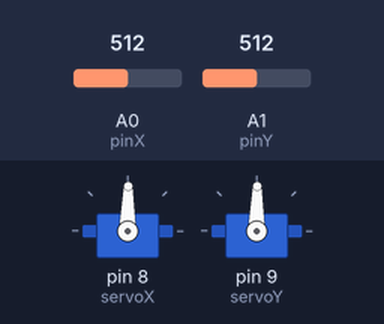
Bench run of a sketch on a simulated Arduino Uno, built with avr-gcc and run on an emulated ATmega328P. Parts: 2 × servo. The test bench sets the inputs (shaded band); at power-on: A0 (pinX) = 512, A1 (pinY) = 512.

Above: at 1.2 s.
1.3 s: A0 (pinX) set to 716
At 2.5 s:
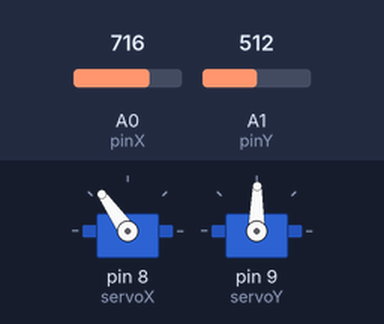
2.8 s: A1 (pinY) set to 716
At 3.1 s:
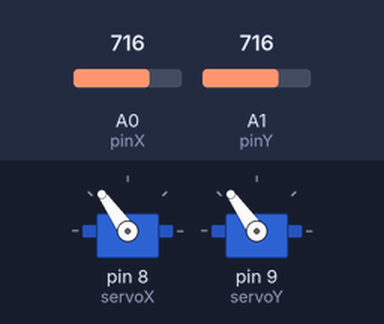
4.3 s: A0 (pinX) set to 900
At 5.4 s:
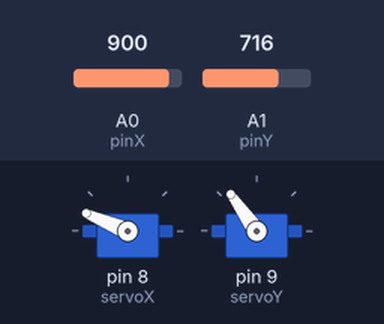
5.8 s: A1 (pinY) set to 900
At 6.6 s:
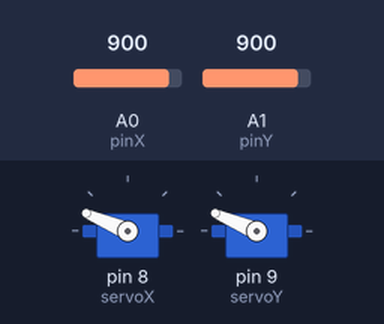
7.3 s: A0 (pinX) set to 1023
At 7.8 s:
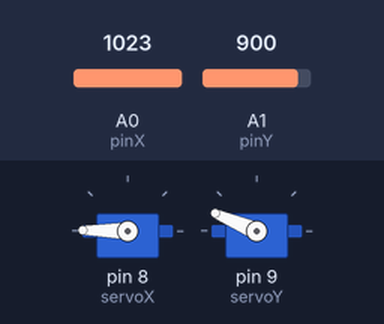
8.8 s: A1 (pinY) set to 1023
At 10.1 s:
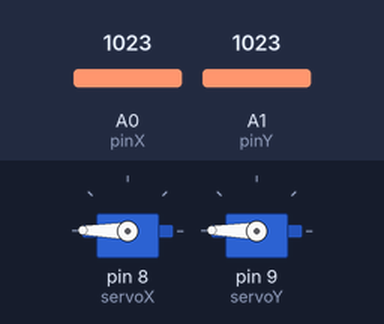
Timing chart, 0 to 11.3 s (numbered marks = the images above; inputs shaded):
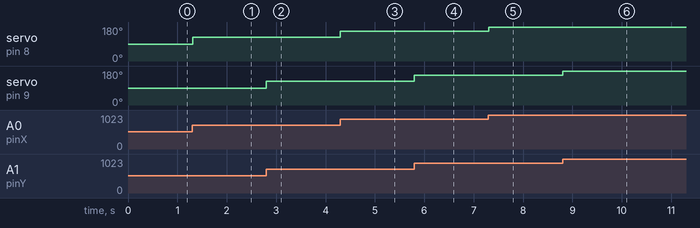

The sketch:

SG90.ino.ino
```cpp
// 動手做11-1：自製機械手臂
// 詳細的程式說明，請參閱第十一章，11-5頁。

#include <Servo.h>
Servo servoX, servoY;  // 宣告兩個伺服馬達程式物件
const byte pinX = A0;  // 宣告可變電阻的輸入端子
const byte pinY = A1;
int valX, posX;        // 暫存類比輸入值的變數
int valY, posY;

void setup() {
  servoX.attach(8);    // 設定伺服馬達的接腳
  servoY.attach(9);
}

void loop() {
  valX = analogRead(pinX); // 讀取可變電阻（搖桿）的輸入值
  valY = analogRead(pinY);
  // 將類比輸入值 0~1024，對應成伺服馬達的 0~179 度
  posX = map(valX, 0, 1023, 0, 179);
  posY = map(valY, 0, 1023, 0, 179);
  servoX.write(posX); // 設定伺服馬達的旋轉角度
  servoY.write(posY);
  delay(15); // 延遲一段時間，讓伺服馬達轉到定位
}
```

Measured:
- after the input at 1.3 s, servo on pin 8 (servoX): 89° → 125° at once
- after the input at 2.8 s, servo on pin 9 (servoY): 89° → 125° at once
- after the input at 4.3 s, servo on pin 8 (servoX): 125° → 157° at once
- after the input at 5.8 s, servo on pin 9 (servoY): 125° → 157° at once
- after the input at 7.3 s, servo on pin 8 (servoX): 157° → 179° at once
- after the input at 8.8 s, servo on pin 9 (servoY): 157° → 179° at once
